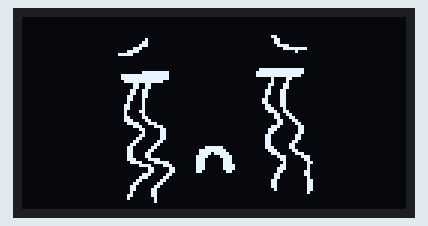
Simulated run of this sketch. Board: Arduino Uno, built with avr-gcc and run on an emulated ATmega328P. Parts: 128×64 one-colour display.

Above: at 0.1 s.

The sketch:

display.ino
```cpp
#include <U8g2lib.h>

#define rst  2
U8G2_SSD1306_128X64_NONAME_F_HW_I2C  u8g2(U8G2_R0 , rst);

//width:128,height:64
const unsigned char col[] U8X8_PROGMEM= {0x00,0x00,0x00,0x00,0x00,0x00,0x00,0x00,0x00,0x00,0x00,0x00,0x00,0x00,0x00,0x00,0x00,0x00,0x00,0x00,0x00,0x00,0x00,0x00,0x00,0x00,0x00,0x00,0x00,0x00,0x00,0x00,0x00,0x00,0x00,0x00,0x00,0x00,0x00,0x00,0x00,0x00,0x00,0x00,0x00,0x00,0x00,0x00,0x00,0x00,0x00,0x00,0x00,0x00,0x00,0x00,0x00,0x00,0x00,0x00,0x00,0x00,0x00,0x00,0x00,0x00,0x00,0x00,0x00,0x00,0x00,0x00,0x00,0x00,0x00,0x00,0x00,0x00,0x00,0x00,0x00,0x00,0x00,0x00,0x00,0x00,0x00,0x00,0x00,0x00,0x00,0x00,0x00,0x00,0x00,0x00,0x00,0x00,0x00,0x00,0x00,0x00,0x00,0x00,0x00,0x00,0x18,0x00,0x00,0x00,0x00,0x00,0x00,0x00,0x00,0x00,0x00,0x02,0x00,0x00,0x00,0x00,0x30,0x00,0x00,0x00,0x00,0x00,0x00,0x00,0x00,0x00,0x00,0x03,0x00,0x00,0x00,0x00,0x30,0x00,0x00,0x00,0x00,0x00,0x00,0x00,0x00,0x00,0x80,0x03,0x00,0x00,0x00,0x00,0xe0,0x01,0x00,0x00,0x00,0x00,0x00,0x00,0x00,0x00,0xe0,0x00,0x00,0x00,0x00,0x00,0x80,0x7f,0x00,0x00,0x00,0x00,0x00,0x00,0x00,0x00,0x78,0x00,0x00,0x00,0x00,0x00,0x00,0x08,0x00,0x00,0x00,0x00,0x00,0x00,0x00,0x00,0x1f,0x00,0x00,0x00,0x00,0x00,0x00,0x00,0x00,0x00,0x00,0x00,0x00,0x00,0x00,0x00,0x00,0x00,0x00,0x00,0x00,0x00,0x00,0x00,0x00,0x00,0x00,0x00,0x00,0x00,0x00,0x00,0x00,0x00,0x00,0x00,0x00,0x00,0x00,0x00,0x00,0x00,0x00,0x00,0x00,0x00,0x00,0x00,0x00,0x00,0x00,0x00,0x00,0x00,0x00,0x00,0x00,0x00,0x00,0x00,0x00,0x00,0x00,0x00,0x00,0x00,0x00,0x00,0x00,0x00,0x00,0x00,0x00,0x00,0x00,0x00,0x00,0x00,0x00,0x00,0x00,0x00,0x00,0x00,0x00,0x80,0xff,0x3f,0x00,0x00,0x00,0x00,0x00,0x00,0x00,0x00,0x00,0xff,0x01,0x00,0x00,0xc0,0xff,0x3f,0x00,0x00,0x00,0x00,0x00,0x00,0x00,0x00,0xfe,0xff,0x01,0x00,0x00,0xc0,0xff,0x1f,0x00,0x00,0x00,0x00,0x00,0x00,0x00,0x00,0xfe,0xff,0x01,0x00,0x00,0x00,0x08,0x03,0x00,0x00,0x00,0x00,0x00,0x00,0x00,0x00,0xfc,0x7f,0x00,0x00,0x00,0x00,0x08,0x01,0x00,0x00,0x00,0x00,0x00,0x00,0x00,0x00,0x60,0x06,0x00,0x00,0x00,0x00,0x8c,0x01,0x00,0x00,0x00,0x00,0x00,0x00,0x00,0x00,0x60,0x06,0x00,0x00,0x00,0x00,0x84,0x01,0x00,0x00,0x00,0x00,0x00,0x00,0x00,0x00,0x30,0x03,0x00,0x00,0x00,0x00,0xc6,0x00,0x00,0x00,0x00,0x00,0x00,0x00,0x00,0x00,0x30,0x03,0x00,0x00,0x00,0x00,0xc6,0x00,0x00,0x00,0x00,0x00,0x00,0x00,0x00,0x00,0x18,0x03,0x00,0x00,0x00,0x00,0xc2,0x00,0x00,0x00,0x00,0x00,0x00,0x00,0x00,0x00,0x18,0x01,0x00,0x00,0x00,0x00,0xc3,0x00,0x00,0x00,0x00,0x00,0x00,0x00,0x00,0x00,0x08,0x01,0x00,0x00,0x00,0x00,0xc3,0x00,0x00,0x00,0x00,0x00,0x00,0x00,0x00,0x00,0x0c,0x01,0x00,0x00,0x00,0x00,0xc6,0x00,0x00,0x00,0x00,0x00,0x00,0x00,0x00,0x00,0x0c,0x01,0x00,0x00,0x00,0x00,0x8e,0x00,0x00,0x00,0x00,0x00,0x00,0x00,0x00,0x00,0x84,0x01,0x00,0x00,0x00,0x00,0x9c,0x01,0x00,0x00,0x00,0x00,0x00,0x00,0x00,0x00,0x04,0x01,0x00,0x00,0x00,0x00,0x30,0x03,0x00,0x00,0x00,0x00,0x00,0x00,0x00,0x00,0x0c,0x03,0x00,0x00,0x00,0x00,0x30,0x06,0x00,0x00,0x00,0x00,0x00,0x00,0x00,0x00,0x1c,0x06,0x00,0x00,0x00,0x00,0x60,0x0c,0x00,0x00,0x00,0x00,0x00,0x00,0x00,0x00,0x78,0x1c,0x00,0x00,0x00,0x00,0x60,0x18,0x00,0x00,0x00,0x00,0x00,0x00,0x00,0x00,0xe0,0x70,0x00,0x00,0x00,0x00,0x38,0x30,0x00,0x00,0x00,0x00,0x00,0x00,0x00,0x00,0x80,0xc1,0x00,0x00,0x00,0x00,0x1c,0x30,0x00,0x00,0x00,0x00,0x00,0x00,0x00,0x00,0x00,0xc1,0x00,0x00,0x00,0x00,0x0c,0x30,0x00,0x00,0x00,0x00,0x00,0x00,0x00,0x00,0x80,0xc1,0x00,0x00,0x00,0x00,0x06,0x18,0x00,0x00,0x00,0x00,0x00,0x00,0x00,0x00,0xc0,0xc0,0x00,0x00,0x00,0x00,0x06,0x18,0x00,0x00,0x00,0x00,0x00,0x00,0x00,0x00,0x60,0x60,0x00,0x00,0x00,0x00,0x06,0x0c,0x00,0x00,0x00,0x00,0x00,0x00,0x00,0x00,0x30,0x30,0x00,0x00,0x00,0x00,0x06,0x06,0x00,0x00,0x00,0x00,0x00,0x00,0x00,0x00,0x18,0x18,0x00,0xe0,0x07,0x00,0x0e,0x06,0x00,0x00,0x00,0x00,0x00,0x00,0x00,0x00,0x18,0x0c,0x00,0xf8,0x0f,0x00,0x1c,0x0c,0x00,0x00,0x00,0x00,0x00,0x00,0x00,0x00,0x18,0x06,0x00,0x78,0x1f,0x00,0x38,0x38,0x00,0x00,0x00,0x00,0x00,0x00,0x00,0x00,0x18,0x06,0x00,0x3c,0x3c,0x00,0xe0,0xe0,0x00,0x00,0x00,0x00,0x00,0x00,0x00,0x00,0x38,0x3c,0x00,0x1c,0x38,0x00,0xc0,0xc0,0x00,0x00,0x00,0x00,0x00,0x00,0x00,0x00,0xf0,0xf0,0x01,0x1c,0x38,0x00,0x80,0x80,0x01,0x00,0x00,0x00,0x00,0x00,0x00,0x00,0x80,0x87,0x03,0x1c,0x78,0x00,0xc0,0x80,0x00,0x00,0x00,0x00,0x00,0x00,0x00,0x00,0x00,0x0c,0x06,0x1c,0x78,0x00,0xe0,0x80,0x00,0x00,0x00,0x00,0x00,0x00,0x00,0x00,0x00,0x0c,0x06,0x0c,0x30,0x00,0x60,0xc0,0x00,0x00,0x00,0x00,0x00,0x00,0x00,0x00,0x00,0x07,0x03,0x00,0x00,0x00,0x30,0xc0,0x00,0x00,0x00,0x00,0x00,0x00,0x00,0x00,0x80,0x83,0x01,0x00,0x00,0x00,0x30,0x80,0x00,0x00,0x00,0x00,0x00,0x00,0x00,0x00,0xc0,0xc0,0x00,0x00,0x00,0x00,0x18,0x80,0x01,0x00,0x00,0x00,0x00,0x00,0x00,0x00,0x60,0x60,0x00,0x00,0x00,0x00,0x18,0x80,0x01,0x00,0x00,0x00,0x00,0x00,0x00,0x00,0x30,0x30,0x00,0x00,0x00,0x00,0x18,0x80,0x01,0x00,0x00,0x00,0x00,0x00,0x00,0x00,0x30,0x18,0x00,0x00,0x00,0x00,0x10,0x80,0x01,0x00,0x00,0x00,0x00,0x00,0x00,0x00,0x10,0x18,0x00,0x00,0x00,0x00,0x00,0x80,0x00,0x00,0x00,0x00,0x00,0x00,0x00,0x00,0x18,0x18,0x00,0x00,0x00,0x00,0x00,0x00,0x00,0x00,0x00,0x00,0x00,0x00,0x00,0x00,0x08,0x10,0x00,0x00,0x00,0x00,0x00,0x00,0x00,0x00,0x00,0x00,0x00,0x00,0x00,0x00,0x00,0x10,0x00,0x00,0x00,0x00,0x00,0x00,0x00,0x00,0x00,
0x00,0x00,0x00,0x00,0x00,0x00,0x00,0x00,0x00,0x00,0x00,0x00,0x00,0x00,0x00,0x00,0x00,0x00,0x00,0x00,0x00,0x00,0x00,0x00,0x00,0x00,0x00,0x00,0x00,0x00,0x00,0x00,0x00};
void setup(void) {
  u8g2.begin();
}

void loop(void) {
  u8g2.clearBuffer();           // 清空显示设备内部缓冲区
  u8g2.drawXBMP( 0 , 0 , 128 , 64 , col );     //128,64为图片尺寸，根据你的图片尺寸修改
  u8g2.sendBuffer();         // 显示缓冲区内容
  delay(1000);
}
```
